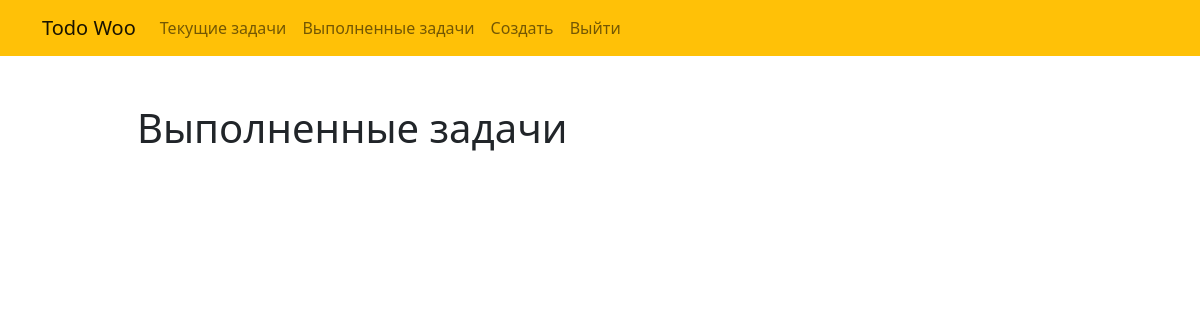
Page /completed/ (signed in) on the earlier database version.
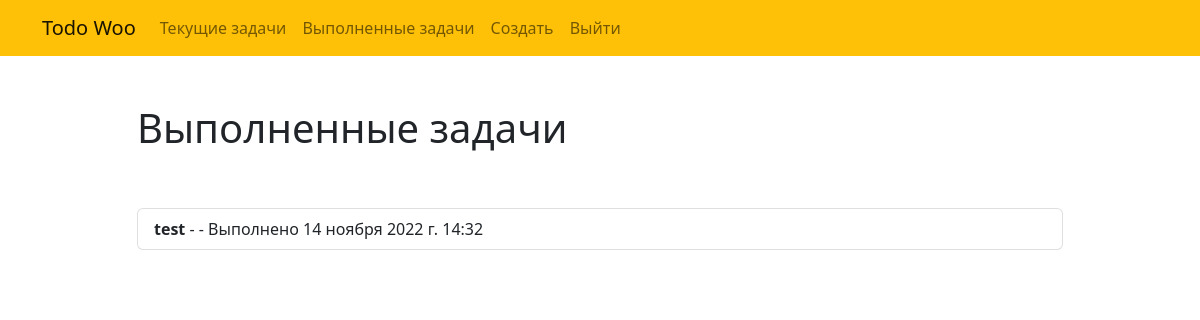
Same page on the later database version.
### todo/models.py (models this page shows, shortened)
class Todo(models.Model):
    title = models.CharField(max_length=100, verbose_name='Название')
    memo = models.TextField(blank=True, verbose_name='Описание')
    date_created = models.DateTimeField(auto_now_add=True, verbose_name='Дата создания')
    date_completed = models.DateTimeField(null=True, verbose_name='Дата выполнения', blank=True)
    is_important = models.BooleanField(default=False, verbose_name='Пометить как важное')
    user = models.ForeignKey(User, on_delete=models.CASCADE)

### todo/views.py (the view)
# urls.py: path('completed/', views.completed_todos, name='completed_todos'),
@login_required
def completed_todos(request: WSGIRequest) -> HttpResponse:
    todos = Todo.objects.filter(user=request.user, date_completed__isnull=False).order_by('-date_completed')
    return render(request, 'todo/completed_todos.html', {'todos': todos})

### todo/templates/todo/completed_todos.html (shortened to what this page needs)
{% extends "todo/base.html" %}
{% block content %}
    <div class="row justify-content-center mt-5">
        <div class="col-md-10">
            <h1>Выполненные задачи</h1>
        </div>
    </div>
    <div class="row justify-content-center mt-5">
        <div class="col-md-10">
            <div class="list-group">
                {% for todo in todos %}
                {% if todo.is_important %}
                <a href="{% url 'view_todo' todo.id %}" class="list-group-item list-group-item-danger">
                    <b>{{ todo.title }}</b>{% if todo.memo %} - Выполнено {{ todo.date_completed }}{% endif %}</a>
                </a>
                {% else %}
                <a href="{% url 'view_todo' todo.id %}" class="list-group-item list-group-item-action">
                    <b>{{ todo.title }}</b>{% if todo.memo %} - - Выполнено {{ todo.date_completed }}{% endif %}</a>
                {% endif %}
                {% endfor %}
            </div>
        </div>
    </div>
{% endblock %}

Differences in the rows shown:
added Todo: title "test", date_completed "14 ноября 2022 г. 14:32"
